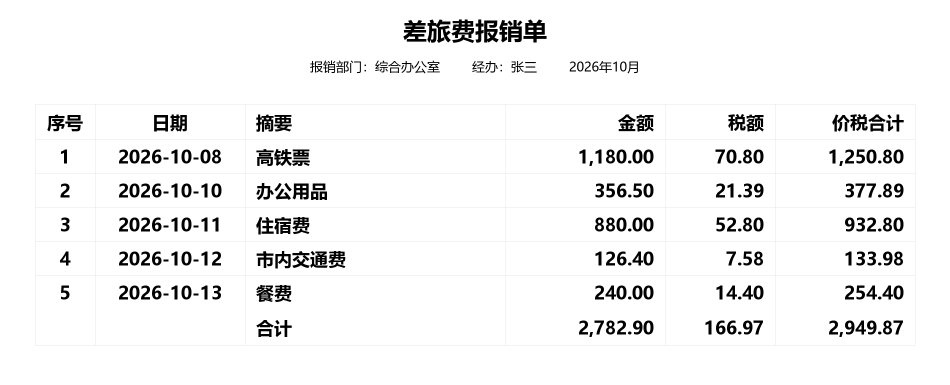
#> input picture samples/sample_reimbursement.png, 1900 x 770 px (shown at 1/2 size)
$ python -i accommodation_ocr.py   (imports and definitions only)
#> lines starting #> are read from the running program, lines starting #| are printed output that depends on the picture; after the words box and inside, x2 and y2 are one past the last pixel; in counts of white or black regions, pixels touching at a corner belong together
# -*- coding: utf-8 -*-
"""住宿费单据的固定版式识别（施工住宿费明细表 + 酒店流水）。

这一层只做"OCR 行 -> 结构化数据"，不做业务判断（业务规则在 accommodation.py）。
针对用户 2026-11 确认的版式：

施工住宿费明细表
  列：序号 | 房间号 | 入住人员 | 开始日期 | 结束日期 | 住宿天数 | 单价 |
      住宿金额 | 补助天数 | 补助金额 | 签字确认
  特点：一个序号可能含 2 个日期段（合并单元格），明细可能跨 2 页，末页有 小计/合计(小写/大写)。

酒店流水
  列：序号 | 房间号 | 开始日期 | 结束日期 | 累计天数 | 单价(元/天) | 金额（元）
  特点：一个房间可能 2 个日期段；底部有 支付金额。

识别策略：
- 明细表的表格线是深色实线：用 OpenCV 检测网格线，得到精确的列边界和行带；
  这样"补助金额 / 签字确认"这种窄列 + 左侧手写签名不会被错分到相邻列。
- 酒店流水没有可靠表格线：按表头文字位置划分列，按房间号锚点切分记录。
- 手写签字无法可靠机读：签字列一律标记 signature_uncertain=True，交由业务层提示人工核对。
"""

from __future__ import annotations

import re
from decimal import Decimal
from pathlib import Path

import numpy as np

try:
    import cv2
except ImportError:  # pragma: no cover - 依赖缺失时给出明确错误
    cv2 = None

SCHEMA = "finance-accommodation/1"

# 明细表字段（顺序与表格列顺序一致），aliases 兼容 OCR 常见误识
DETAIL_FIELDS = [
    ("seq", ["序号", "序亏", "序"]),
    ("room", ["房间号", "方间号", "房问号", "房间亏", "房号"]),
    ("names", ["入住人员", "入住人负", "入住人员"]),
    ("start", ["开始日期", "开蛤日期", "开始日其"]),
    ("end", ["结束日期", "站束日期", "结束日其"]),
    ("nights", ["住宿天数", "住宿天败", "住宿夭数"]),
    ("price", ["单价"]),
    ("amount", ["住宿金额", "住宿金领"]),
    ("subsidy_nights", ["补助天数", "补助天败"]),
    ("subsidy_amount", ["补助金额", "并助金额", "补助金领"]),
    ("signature", ["签字确认", "签字确让", "签宇确认"]),
]

STATEMENT_FIELDS = [
    ("seq", ["序号"]),
    ("room", ["房间号", "方间号"]),
    ("start", ["开始日期"]),
    ("end", ["结束日期", "站束日期"]),
    ("nights", ["累计", "天数", "累计天数"]),
    ("price", ["单价", "元/天"]),
    ("amount", ["金额", "元"]),
]

DATE_RE = re.compile(r"(\d{1,2})月(\d{1,2})日")
NUM_RE = re.compile(r"-?\d+(?:\.\d+)?")
CAPITAL_RE = re.compile(r"[零壹贰叁肆伍陆柒捌玖拾佰仟万亿元角分整]{2,}")
ROOM_RE = re.compile(r"^\d{3}[A-Za-z]?$")

# 常见姓氏：用于把"王三董晓威"这类粘在一起的姓名切成两个人
SURNAMES = set(
    "赵钱孙李周吴郑王冯陈褚卫蒋沈韩杨朱秦尤许何吕施张孔曹严华金魏陶姜戚谢邹喻柏水窦章云苏"
    "潘葛奚范彭郎鲁韦昌马苗凤花方俞任袁柳酆鲍史唐费廉岑薛雷贺倪汤滕殷罗毕郝邬安常乐于时傅皮"
    "卞齐康伍余元卜顾孟平黄和穆萧尹姚邵湛汪祁毛禹狄米贝明臧计伏成戴谈宋茅庞熊纪舒屈项祝董梁"
    "杜阮蓝闵席季麻强贾路娄危江童颜郭梅盛林刁钟徐邱骆高夏蔡田樊胡凌霍虞万支柯昝管卢莫经房裘"
    "缪干解应宗丁宣贲邓郁单杭洪包诸左石崔吉钮龚程嵇邢滑裴陆荣翁荀羊於惠甄曲家封芮羿储靳汲邴"
    "糜松井段富巫乌焦巴弓牧隗山谷车侯宓蓬全郗班仰秋仲伊宫宁仇栾暴甘钭厉戎祖武符刘景詹束龙叶"
    "幸司韶郜黎蓟薄印宿白怀蒲邰从鄂索咸籍赖卓蔺屠蒙池乔阴胥能苍双闻莘党翟谭贡劳逄姬申扶堵冉"
    "宰郦雍却璩桑桂濮牛寿通边扈燕冀郏浦尚农温别庄晏柴瞿阎充慕连茹习宦艾鱼容向古易慎戈廖庾终"
    "暨居衡步都耿满弘匡国文寇广禄阙东欧殳沃利蔚越夔隆师巩厍聂晁勾敖融冷訾辛阚那简饶空曾毋沙"
    "乜养鞠须丰巢关蒯相查后荆红游竺权逯盖益桓公年"
)


def _norm(text: str) -> str:
    return re.sub(r"\s+", "", str(text or ""))


def _imread_unicode(path) -> "np.ndarray | None":
#> called with path = '../samples/sample_reimbursement.png'
    if cv2 is None:
        return None
    try:
        data = np.fromfile(str(path), dtype=np.uint8)
        return cv2.imdecode(data, cv2.IMREAD_GRAYSCALE)
#> returned value is the input picture: shape (770, 1900); min 0, max 255, mean 242.3
    except Exception:
        return None


def _merge_axis(values, gap: int = 3) -> list[int]:
    groups: list[list[int]] = []
    for value in sorted(set(int(v) for v in values)):
        if groups and value - groups[-1][-1] <= gap:
            groups[-1].append(value)
        else:
            groups.append([value])
    return [int(round(sum(group) / len(group))) for group in groups]


def detect_grid(image_path) -> dict | None:
    """检测表格网格线，返回 {"xs": [...], "ys": [...], "width", "height"} 或 None。"""
    gray = _imread_unicode(image_path)
    if gray is None or gray.size == 0:
        return None
    height, width = gray.shape
#> height = 770; width = 1900
    best = None
    try:
        equalized = cv2.createCLAHE(clipLimit=2.0, tileGridSize=(8, 8)).apply(gray)
    except Exception:
        equalized = gray
    for source in (gray, equalized):
        for threshold in (120, 140, 160, 180, 190, 200, 210, 225, 240):
            _, binary = cv2.threshold(source, threshold, 255, cv2.THRESH_BINARY_INV)
            v_kernel = cv2.getStructuringElement(cv2.MORPH_RECT, (1, max(10, int(height * 0.05))))
            vertical = cv2.morphologyEx(binary, cv2.MORPH_OPEN, v_kernel)
            col_sums = (vertical > 0).sum(axis=0)
            xs = [int(x) for x in np.where(col_sums > height * 0.5)[0]]
            h_kernel = cv2.getStructuringElement(cv2.MORPH_RECT, (max(10, int(width * 0.08)), 1))
            horizontal = cv2.morphologyEx(binary, cv2.MORPH_OPEN, h_kernel)
            row_sums = (horizontal > 0).sum(axis=1)
            ys = [int(y) for y in np.where(row_sums > width * 0.3)[0]]
            merged_x = _merge_axis(xs)
            merged_y = _merge_axis(ys)
            if len(merged_x) >= 4 and len(merged_y) >= 3:
                candidate = {"xs": merged_x, "ys": merged_y, "width": width, "height": height}
                score = len(merged_x) * 2 + len(merged_y)
                if best is None or score > best["_score"]:
                    candidate["_score"] = score
                    best = candidate
#> this loop made 2 passes
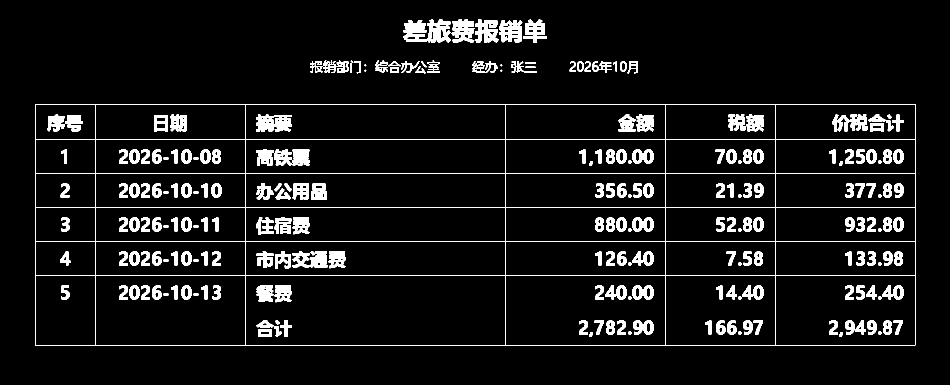
#> binary: shape (770, 1900) (shown at 1/2 size); 6.7% white; 255 white regions (6 under 20 px), largest, box (x1, y1, x2, y2) and area: (70, 208, 1831, 691) 15659, (854, 39, 949, 86) 2582, (512, 570, 583, 605) 1691
#> after the loop, best = {'xs': [70, 190, 490, 1010, 1330, 1550, 1830], 'ys': [208, 278, 346, 414, 482, 550, 690], 'width': 1900, 'height': 770, '_score': 21}
    if best:
        best.pop("_score", None)
    return best


# [104 lines left out: functions _bands, _intervals, _assign_columns, _lines_in_band, _fuzzy_score, _match_field and 1 more, not called in this run]


def _extract_dates(text: str) -> list[str]:
    return [match.group(0) for match in DATE_RE.finditer(_norm(text).replace(" ", ""))]


# [1084 lines left out: functions _split_names, _header_columns, _looks_like_department, _clean_department, _flat_rows_from_infos, extract_detail and 8 more, not called in this run]


# ---------------------------------------------------------------------------
# 机关待遇/无流水模式：8 列表格（序号/入住人员/开始/结束/天数/单价/金额/签字），没有房间号
# ---------------------------------------------------------------------------

LOWERCASE_RE = re.compile(r"\d{1,3}(?:,\d{3})+\.\d{2}|\d+\.\d{2}")


def _cell_text(lines: list[dict]) -> str:
    return _norm("".join(str(line.get("text") or "") for line in lines))


# [255 lines left out: functions _dept_title, _synth_grid_from_headers, extract_detail_no_room, build_detail_only_dataset, not called in this run]

>>> result = detect_grid('../samples/sample_reimbursement.png')
#> result = {'xs': [70, 190, 490, 1010, 1330, 1550, 1830], 'ys': [208, 278, 346, 414, 482, 550, 690], 'width': 1900, 'height': 770}
